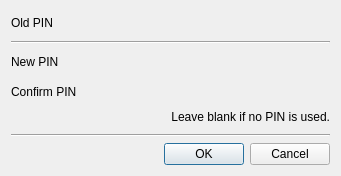
<?xml version="1.0" encoding="UTF-8"?>
<ui version="4.0">
 <class>ChangePinDialog</class>
 <widget class="QDialog" name="ChangePinDialog">
  <property name="geometry">
   <rect>
    <x>0</x>
    <y>0</y>
    <width>341</width>
    <height>176</height>
   </rect>
  </property>
  <property name="windowTitle">
   <string>Change PIN</string>
  </property>
  <layout class="QVBoxLayout" name="verticalLayout">
   <item>
    <layout class="QGridLayout" name="gridLayout">
     <item row="0" column="0">
      <widget class="QLabel" name="label">
       <property name="text">
        <string>Old PIN</string>
       </property>
      </widget>
     </item>
     <item row="0" column="1">
      <widget class="SecurePinEdit" name="widget_old_pin" native="true">
       <property name="sizePolicy">
        <sizepolicy hsizetype="MinimumExpanding" vsizetype="Fixed">
         <horstretch>0</horstretch>
         <verstretch>0</verstretch>
        </sizepolicy>
       </property>
       <property name="minimumSize">
        <size>
         <width>0</width>
         <height>24</height>
        </size>
       </property>
       <property name="maximumSize">
        <size>
         <width>16777215</width>
         <height>24</height>
        </size>
       </property>
       <property name="focusPolicy">
        <enum>Qt::FocusPolicy::StrongFocus</enum>
       </property>
      </widget>
     </item>
     <item row="1" column="0" colspan="2">
      <widget class="Line" name="line">
       <property name="orientation">
        <enum>Qt::Orientation::Horizontal</enum>
       </property>
      </widget>
     </item>
     <item row="2" column="0">
      <widget class="QLabel" name="label_2">
       <property name="text">
        <string>New PIN</string>
       </property>
      </widget>
     </item>
     <item row="2" column="1">
      <widget class="SecurePinEdit" name="widget_new_pin" native="true">
       <property name="sizePolicy">
        <sizepolicy hsizetype="MinimumExpanding" vsizetype="Fixed">
         <horstretch>0</horstretch>
         <verstretch>0</verstretch>
        </sizepolicy>
       </property>
       <property name="minimumSize">
        <size>
         <width>0</width>
         <height>24</height>
        </size>
       </property>
       <property name="maximumSize">
        <size>
         <width>16777215</width>
         <height>24</height>
        </size>
       </property>
       <property name="focusPolicy">
        <enum>Qt::FocusPolicy::StrongFocus</enum>
       </property>
      </widget>
     </item>
     <item row="3" column="0">
      <widget class="QLabel" name="label_3">
       <property name="text">
        <string>Confirm PIN</string>
       </property>
      </widget>
     </item>
     <item row="3" column="1">
      <widget class="SecurePinEdit" name="widget_confirm_pin" native="true">
       <property name="sizePolicy">
        <sizepolicy hsizetype="MinimumExpanding" vsizetype="Fixed">
         <horstretch>0</horstretch>
         <verstretch>0</verstretch>
        </sizepolicy>
       </property>
       <property name="minimumSize">
        <size>
         <width>0</width>
         <height>24</height>
        </size>
       </property>
       <property name="maximumSize">
        <size>
         <width>16777215</width>
         <height>24</height>
        </size>
       </property>
       <property name="focusPolicy">
        <enum>Qt::FocusPolicy::StrongFocus</enum>
       </property>
      </widget>
     </item>
    </layout>
   </item>
   <item>
    <widget class="QLabel" name="label_no_pin">
     <property name="text">
      <string>Leave blank if no PIN is used.</string>
     </property>
     <property name="alignment">
      <set>Qt::AlignmentFlag::AlignRight|Qt::AlignmentFlag::AlignTrailing|Qt::AlignmentFlag::AlignVCenter</set>
     </property>
    </widget>
   </item>
   <item>
    <spacer name="verticalSpacer">
     <property name="orientation">
      <enum>Qt::Orientation::Vertical</enum>
     </property>
     <property name="sizeHint" stdset="0">
      <size>
       <width>20</width>
       <height>1</height>
      </size>
     </property>
    </spacer>
   </item>
   <item>
    <widget class="Line" name="line_2">
     <property name="orientation">
      <enum>Qt::Orientation::Horizontal</enum>
     </property>
    </widget>
   </item>
   <item>
    <layout class="QHBoxLayout" name="horizontalLayout">
     <item>
      <spacer name="horizontalSpacer">
       <property name="orientation">
        <enum>Qt::Orientation::Horizontal</enum>
       </property>
       <property name="sizeHint" stdset="0">
        <size>
         <width>40</width>
         <height>20</height>
        </size>
       </property>
      </spacer>
     </item>
     <item>
      <widget class="QPushButton" name="pushButton">
       <property name="text">
        <string>OK</string>
       </property>
      </widget>
     </item>
     <item>
      <widget class="QPushButton" name="pushButton_2">
       <property name="text">
        <string>Cancel</string>
       </property>
      </widget>
     </item>
    </layout>
   </item>
  </layout>
 </widget>
 <customwidgets>
  <customwidget>
   <class>SecurePinEdit</class>
   <extends>QWidget</extends>
   <header>SecurePinEdit.h</header>
   <container>1</container>
  </customwidget>
 </customwidgets>
 <resources/>
 <connections>
  <connection>
   <sender>pushButton</sender>
   <signal>clicked()</signal>
   <receiver>ChangePinDialog</receiver>
   <slot>accept()</slot>
   <hints>
    <hint type="sourcelabel">
     <x>174</x>
     <y>137</y>
    </hint>
    <hint type="destinationlabel">
     <x>161</x>
     <y>141</y>
    </hint>
   </hints>
  </connection>
  <connection>
   <sender>pushButton_2</sender>
   <signal>clicked()</signal>
   <receiver>ChangePinDialog</receiver>
   <slot>reject()</slot>
   <hints>
    <hint type="sourcelabel">
     <x>261</x>
     <y>135</y>
    </hint>
    <hint type="destinationlabel">
     <x>248</x>
     <y>140</y>
    </hint>
   </hints>
  </connection>
 </connections>
</ui>
